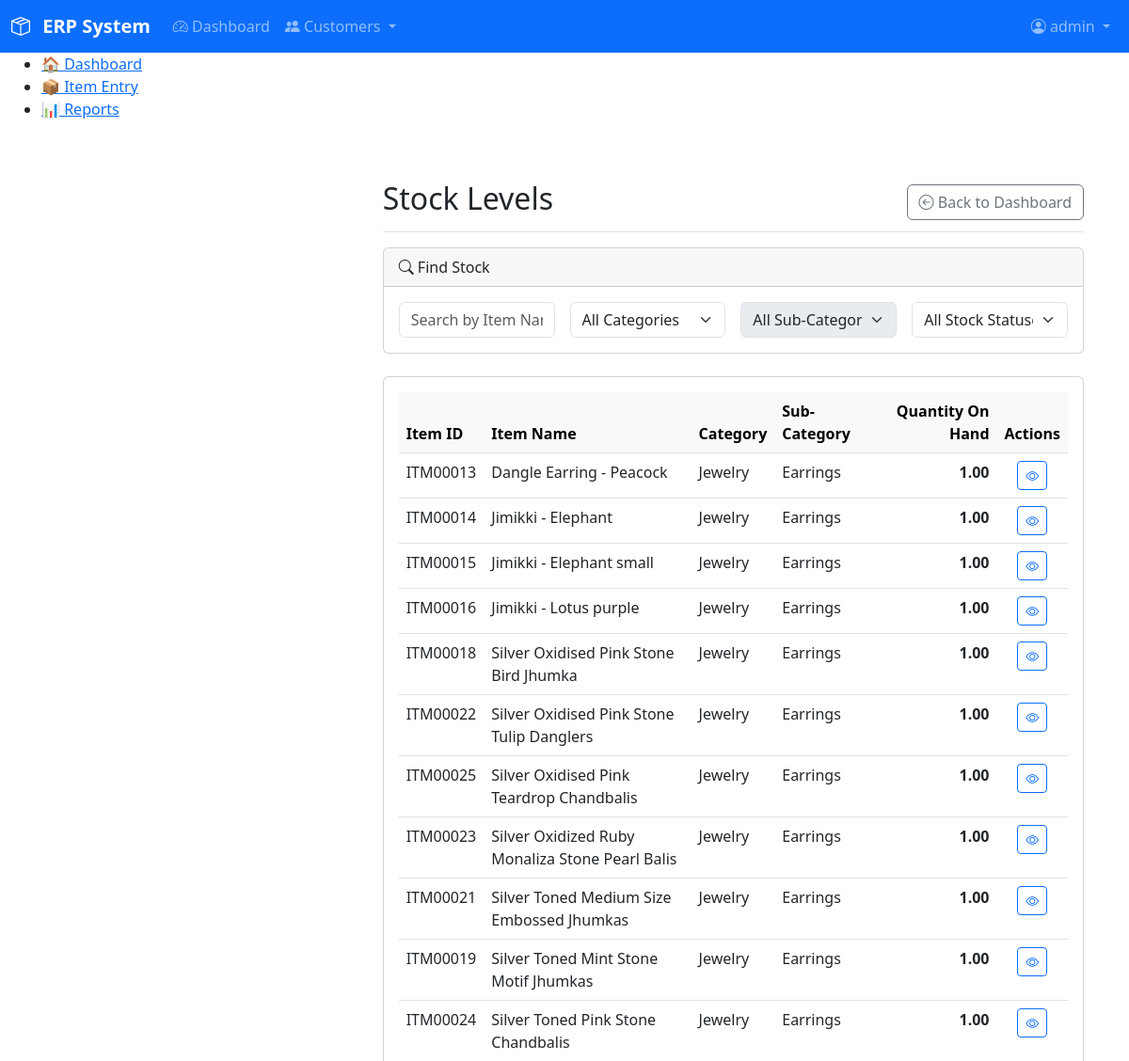
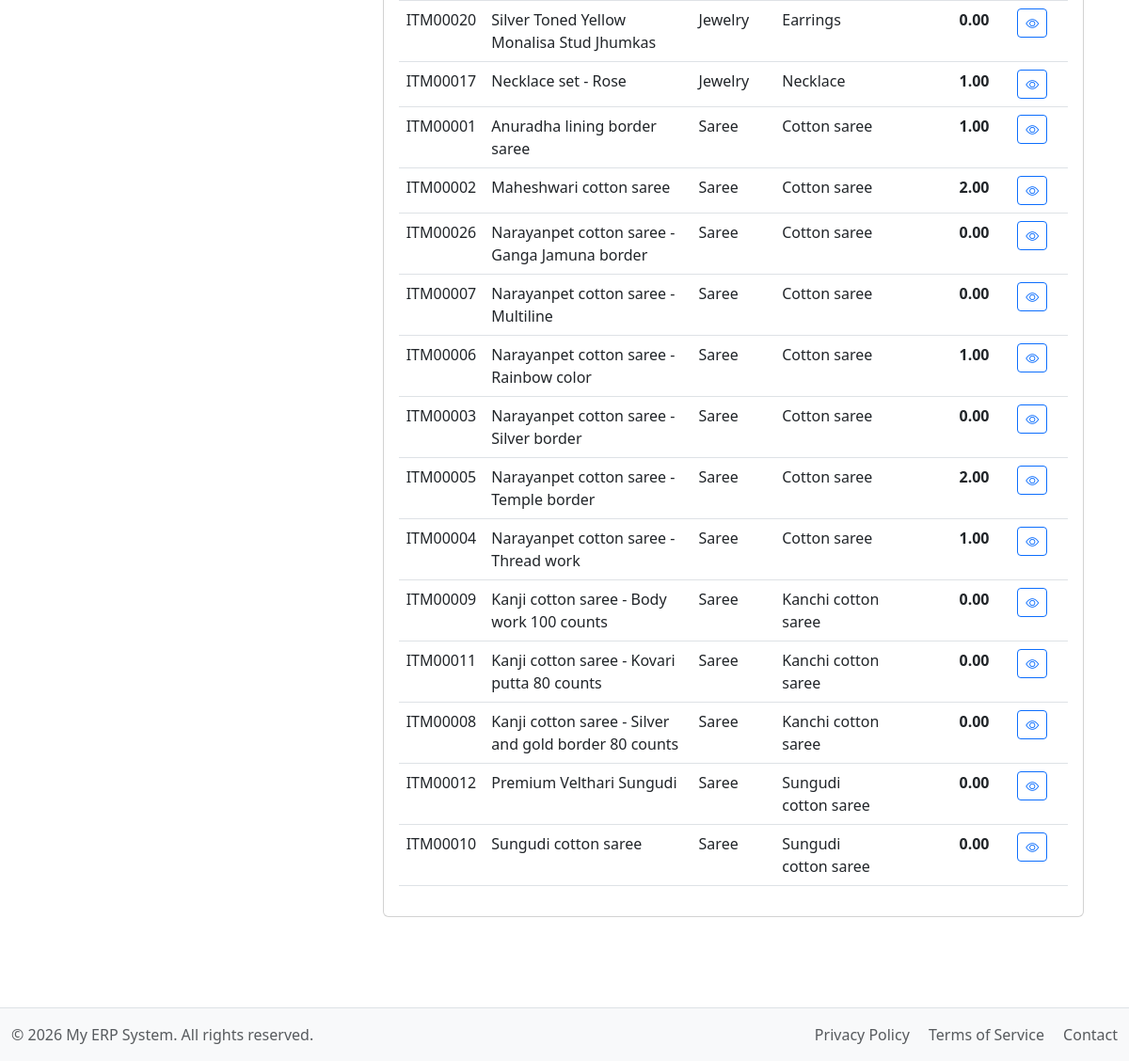
The page /modules/inventory/list_stock_levels.php (signed in) on the database its author committed (2 pictures, top to bottom).
### tables this page shows
CREATE TABLE `items` (
  `item_id` varchar(10) NOT NULL,
  `category_sub_id` varchar(10) NOT NULL,
  `name` varchar(150) NOT NULL,
  `uom` varchar(20) NOT NULL DEFAULT 'No',
  `description` text DEFAULT NULL,
  `main_image_path` varchar(255) DEFAULT NULL,
  `created_at` timestamp NOT NULL DEFAULT current_timestamp(),
  `created_by` int(11) DEFAULT NULL,
  `created_by_name` varchar(50) DEFAULT NULL,
  `updated_at` timestamp NULL DEFAULT NULL ON UPDATE current_timestamp(),
  `updated_by` int(11) DEFAULT NULL,
  `updated_by_name` varchar(50) DEFAULT NULL,
  PRIMARY KEY (`item_id`),
  UNIQUE KEY `name` (`name`),
  KEY `category_sub_id` (`category_sub_id`),
  CONSTRAINT `fk_category_sub` FOREIGN KEY (`category_sub_id`) REFERENCES `categories_sub` (`category_sub_id`) ON DELETE CASCADE ON UPDATE CASCADE
);

CREATE TABLE `categories` (
  `category_id` varchar(10) NOT NULL,
  `name` varchar(255) NOT NULL,
  `description` text DEFAULT NULL,
  `created_at` timestamp NOT NULL DEFAULT current_timestamp(),
  `created_by` int(11) DEFAULT NULL,
  `created_by_name` varchar(255) DEFAULT NULL,
  `updated_at` timestamp NULL DEFAULT NULL,
  `updated_by` int(11) DEFAULT NULL,
  `updated_by_name` varchar(255) DEFAULT NULL,
  PRIMARY KEY (`category_id`),
  UNIQUE KEY `name` (`name`)
);

CREATE TABLE `categories_sub` (
  `category_sub_id` varchar(10) NOT NULL,
  `category_id` varchar(10) NOT NULL,
  `name` varchar(100) NOT NULL,
  `description` text DEFAULT NULL,
  `created_at` timestamp NOT NULL DEFAULT current_timestamp(),
  `created_by` int(11) DEFAULT NULL,
  `created_by_name` varchar(50) DEFAULT NULL,
  `updated_at` timestamp NULL DEFAULT NULL ON UPDATE current_timestamp(),
  `updated_by` int(11) DEFAULT NULL,
  `updated_by_name` varchar(50) DEFAULT NULL,
  PRIMARY KEY (`category_sub_id`),
  UNIQUE KEY `name` (`name`),
  KEY `category_id` (`category_id`),
  CONSTRAINT `fk_category` FOREIGN KEY (`category_id`) REFERENCES `categories` (`category_id`) ON DELETE CASCADE ON UPDATE CASCADE
);

### includes/functions.php (called while the page is built, shortened)
<?php
function search_stock_levels($filters = [])
{
    $db = db();
    $sql = "
        SELECT
            i.item_id,
            i.name AS item_name,
            c.name AS category_name,
            cs.name AS sub_category_name,
            COALESCE(sl.quantity, 0.00) AS quantity
        FROM items i
        LEFT JOIN stock_levels sl ON i.item_id = sl.item_id
        JOIN categories_sub cs ON i.category_sub_id = cs.category_sub_id
        JOIN categories c ON cs.category_id = c.category_id
        WHERE 1=1
    ";
    $sql .= " ORDER BY c.name, cs.name, i.name";
    $stmt = $db->prepare($sql);
    $stmt->execute();
    $result = $stmt->get_result();
    return $result ? $result->fetch_all(MYSQLI_ASSOC) : [];
}

### modules/inventory/list_stock_levels.php (the view, shortened to what this page needs)
<?php
require_once __DIR__ . '/../../includes/functions.php';
$initial_stock_levels = search_stock_levels();
require_once __DIR__ . '/../../includes/header.php';
?>
<div class="container-fluid">
    <div class="row">
        <?php require_once __DIR__ . '/../../includes/sidebar.php'; ?>
        <main class="col-md-9 ms-sm-auto col-lg-10 px-md-4">
            <div class="d-flex justify-content-between flex-wrap flex-md-nowrap align-items-center pt-3 pb-2 mb-3 border-bottom">
                <h1 class="h2">Stock Levels</h1>
                <div class="btn-toolbar mb-2 mb-md-0">
                    <a href="/index.php" class="btn btn-outline-secondary">
                        <i class="bi bi-arrow-left-circle"></i> Back to Dashboard
                    </a>
                </div>
            </div>
            <div class="card mb-4">
                <div class="card-header"><i class="bi bi-search"></i> Find Stock</div>
                <div class="card-body">
                    <form id="stockSearchForm" class="row gx-3 gy-2 align-items-center">
                        <div class="col-md-3">
                            <input type="text" class="form-control" id="search_item_name" placeholder="Search by Item Name...">
                        </div>
                        <div class="col-md-3">
                            <select id="search_category_id" class="form-select">
                                <option value="">All Categories</option>
                            </select>
                        </div>
                        <div class="col-md-3">
                            <select id="search_sub_category_id" class="form-select" disabled>
                                <option value="">All Sub-Categories</option>
                            </select>
                        </div>
                        <div class="col-md-3">
                            <select id="search_stock_status" class="form-select">
                                <option value="">All Stock Statuses</option>
                            </select>
                        </div>
                    </form>
                </div>
            </div>
            <div class="card">
                <div class="card-body">
                    <div class="table-responsive">
                        <table class="table table-hover">
                            <thead class="table-light">
                                <tr>
                                    <th>Item ID</th>
                                    <th>Item Name</th>
                                    <th>Category</th>
                                    <th>Sub-Category</th>
                                    <th class="text-end">Quantity On Hand</th>
                                    <th class="text-center">Actions</th>
                                </tr>
                            </thead>
                            <tbody id="stockListTableBody">
                                <?php if (empty($initial_stock_levels)): ?>
                                    <tr><td colspan="6" class="text-center text-muted">No items found.</td></tr>
                                <?php else: ?>
                                    <?php foreach ($initial_stock_levels as $item): ?>
                                        <tr>
                                            <td><?= htmlspecialchars($item['item_id']) ?></td>
                                            <td><?= htmlspecialchars($item['item_name']) ?></td>
                                            <td><?= htmlspecialchars($item['category_name']) ?></td>
                                            <td><?= htmlspecialchars($item['sub_category_name']) ?></td>
                                            <td class="text-end fw-bold"><?= htmlspecialchars(number_format($item['quantity'], 2)) ?></td>
                                            <td class="text-center">
                                                <a href="/modules/inventory/view_item.php?item_id=<?= htmlspecialchars($item['item_id']) ?>" class="btn btn-sm btn-outline-primary" title="View Item Details">
                                                    <i class="bi bi-eye"></i>
                                                </a>
                                            </td>
                                        </tr>
                                    <?php endforeach; ?>
                                <?php endif; ?>
                            </tbody>
                        </table>
                    </div>
                </div>
            </div>
        </main>
    </div>
</div>
<?php require_once __DIR__ . '/../../includes/footer.php'; ?>

### assets/css/main.css (style rules this page uses)
main { padding-top: 1rem; padding-bottom: 3rem; }

### rows shown on the page
items: item_id "ITM00013", name "Dangle Earring - Peacock", categories.name "Jewelry", category_sub.name "Earrings", quantity "1.00"
items: item_id "ITM00014", name "Jimikki - Elephant", categories.name "Jewelry", category_sub.name "Earrings", quantity "1.00"
items: item_id "ITM00015", name "Jimikki - Elephant small", categories.name "Jewelry", category_sub.name "Earrings", quantity "1.00"
items: item_id "ITM00016", name "Jimikki - Lotus purple", categories.name "Jewelry", category_sub.name "Earrings", quantity "1.00"
items: item_id "ITM00018", name "Silver Oxidised Pink Stone Bird Jhumka", categories.name "Jewelry", category_sub.name "Earrings", quantity "1.00"
items: item_id "ITM00022", name "Silver Oxidised Pink Stone Tulip Danglers", categories.name "Jewelry", category_sub.name "Earrings", quantity "1.00"
items: item_id "ITM00025", name "Silver Oxidised Pink Teardrop Chandbalis", categories.name "Jewelry", category_sub.name "Earrings", quantity "1.00"
items: item_id "ITM00023", name "Silver Oxidized Ruby Monaliza Stone Pearl Balis", categories.name "Jewelry", category_sub.name "Earrings", quantity "1.00"
items: item_id "ITM00021", name "Silver Toned Medium Size Embossed Jhumkas", categories.name "Jewelry", category_sub.name "Earrings", quantity "1.00"
items: item_id "ITM00019", name "Silver Toned Mint Stone Motif Jhumkas", categories.name "Jewelry", category_sub.name "Earrings", quantity "1.00"
items: item_id "ITM00024", name "Silver Toned Pink Stone Chandbalis", categories.name "Jewelry", category_sub.name "Earrings", quantity "1.00"
items: item_id "ITM00020", name "Silver Toned Yellow Monalisa Stud Jhumkas", categories.name "Jewelry", category_sub.name "Earrings", quantity "0.00"
items: item_id "ITM00017", name "Necklace set - Rose", categories.name "Jewelry", category_sub.name "Necklace", quantity "1.00"
items: item_id "ITM00001", name "Anuradha lining border saree", categories.name "Saree", category_sub.name "Cotton saree", quantity "1.00"
items: item_id "ITM00002", name "Maheshwari cotton saree", categories.name "Saree", category_sub.name "Cotton saree", quantity "2.00"
items: item_id "ITM00026", name "Narayanpet cotton saree - Ganga Jamuna border", categories.name "Saree", category_sub.name "Cotton saree", quantity "0.00"
items: item_id "ITM00007", name "Narayanpet cotton saree - Multiline", categories.name "Saree", category_sub.name "Cotton saree", quantity "0.00"
items: item_id "ITM00006", name "Narayanpet cotton saree - Rainbow color", categories.name "Saree", category_sub.name "Cotton saree", quantity "1.00"
items: item_id "ITM00003", name "Narayanpet cotton saree - Silver border", categories.name "Saree", category_sub.name "Cotton saree", quantity "0.00"
items: item_id "ITM00005", name "Narayanpet cotton saree - Temple border", categories.name "Saree", category_sub.name "Cotton saree", quantity "2.00"
items: item_id "ITM00004", name "Narayanpet cotton saree - Thread work", categories.name "Saree", category_sub.name "Cotton saree", quantity "1.00"
items: item_id "ITM00009", name "Kanji cotton saree - Body work 100 counts", categories.name "Saree", category_sub.name "Kanchi cotton saree", quantity "0.00"
items: item_id "ITM00011", name "Kanji cotton saree - Kovari putta 80 counts", categories.name "Saree", category_sub.name "Kanchi cotton saree", quantity "0.00"
items: item_id "ITM00008", name "Kanji cotton saree - Silver and gold border 80 counts", categories.name "Saree", category_sub.name "Kanchi cotton saree", quantity "0.00"
items: item_id "ITM00012", name "Premium Velthari Sungudi", categories.name "Saree", category_sub.name "Sungudi cotton saree", quantity "0.00"
items: item_id "ITM00010", name "Sungudi cotton saree", categories.name "Saree", category_sub.name "Sungudi cotton saree", quantity "0.00"

### other values the page prints
$_SESSION['username'] "admin"
